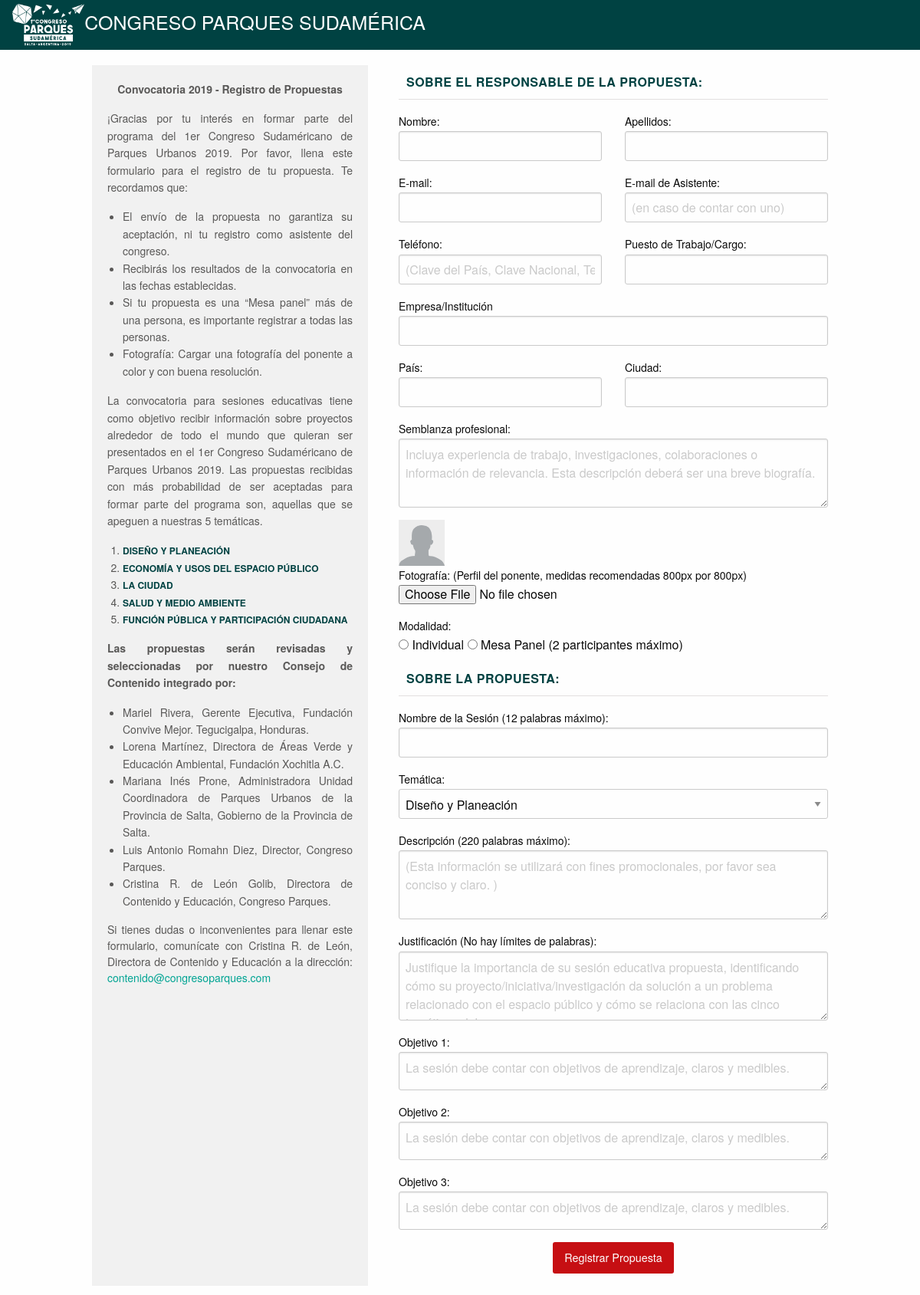
The page /registros/sesionesEducativas.php on the database its author committed.
### tables this page shows
CREATE TABLE IF NOT EXISTS `temas` (
  `id_tema` int(5) NOT NULL AUTO_INCREMENT,
  `tema` varchar(500) NOT NULL,
  `nombre_ing` varchar(500) NOT NULL,
  `descripcion` text,
  `descripcion_ing` text,
  `icono` varchar(200) NOT NULL,
  PRIMARY KEY (`id_tema`)
);

### class/conexion.php (called while the page is built, shortened)
<?php
class Conexion{
  public function __construct(){
    $this->conexion_db = new mysqli(DB_SERVER, DB_USUARIO, DB_CONTRASENA, DB_NOMBRE);
  }
}
 ?>

### class/classEjes.php (called while the page is built, shortened)
<?php
class Temas extends Conexion{
  public function ejesTematicos(){
    $sql= "SELECT * FROM temas WHERE id_tema > 1";
    $sql = $this->conexion_db->query($sql);
    $temas = $sql->fetch_all(MYSQLI_ASSOC);
    return $temas;
  }
}
 ?>

### registros/class/classRegistroPropuesta.php (called while the page is built, shortened)
<?php
class Registro extends Conexion{
  public function desplegarTemas(){
    $sql = $this->conexion_db->query("SELECT * FROM temas WHERE id_tema > 1 AND id_tema < 7");
    $temas = $sql->fetch_all(MYSQLI_ASSOC);
    return $temas;
  }
}
?>

### registros/sesionesEducativas.php (the view, shortened to what this page needs)
<!DOCTYPE html>
<html lang="es" dir="ltr">
  <head>
    <link rel="stylesheet" href="../css/foundation/foundation.css">
    <link rel="stylesheet" href="css/style.css">
    <?php
    require ('../class/conexion.php');
    include ('class/classRegistroPropuesta.php');
    include ('../class/classEjes.php');
    ?>
  </head>
  <body>
    <header>
      <div class="logo-header">
        <a href="https://congresoparques.com/">
          <figure>
            <img src="img/logotipo_congreso_sudamerica_b.png" alt="">
          </figure>
        </a>
      </div>
      <div class="">
        <h4 class="">Congreso Parques Sudamérica</h4>
      </div>
    </header>
    <section class="row container">
      <div class="item instrucciones">
        <p class="text-center"><strong>Convocatoria 2019 - Registro de Propuestas</strong></p>
         <p>¡Gracias por tu interés en formar parte del programa del 1er Congreso Sudaméricano de Parques Urbanos 2019. Por favor, llena este formulario para el registro de tu propuesta. Te recordamos que:</p>
          <ul>
            <li>El envío de la propuesta no garantiza su aceptación, ni tu registro como asistente del congreso.</li>
            <li>Recibirás los resultados de la convocatoria en las fechas establecidas.</li>
            <li>Si tu propuesta es una “Mesa panel” más de una persona, es importante registrar a todas las personas.</li>
            <li>Fotografía: Cargar una fotografía del ponente a color y con buena resolución.</li>
          </ul>
          <p>La convocatoria para sesiones educativas tiene como objetivo recibir información sobre proyectos alrededor de todo el mundo que quieran ser presentados en el 1er Congreso Sudaméricano de Parques Urbanos 2019.
          Las propuestas recibidas con más probabilidad de ser aceptadas para formar parte del programa son, aquellas que se apeguen a nuestras 5 temáticas.
          </p>
          <ol class="listaTemas">
            <?php
            $temas = new Temas();
            $ejesTematicos = $temas->ejesTematicos();
            foreach ($ejesTematicos as $valor) {
              echo "<li><a href='#' data-open='t".$valor['id_tema']."'>".$valor['tema']."</a></li>";
            }
            ?>
          </ol>
          <p><strong>Las propuestas serán revisadas y seleccionadas por nuestro Consejo de Contenido integrado por:</strong></p>
          <ul class="consejo">
            <li>Mariel Rivera, Gerente Ejecutiva, Fundación Convive Mejor. Tegucigalpa, Honduras.</li>
            <li>Lorena Martínez, Directora de Áreas Verde y Educación Ambiental, Fundación Xochitla A.C.</li>
            <li>Mariana Inés Prone, Administradora Unidad Coordinadora de Parques Urbanos de la Provincia de Salta, Gobierno de la Provincia de Salta.</li>
            <li>Luis Antonio Romahn Diez, Director, Congreso Parques.</li>
            <li>Cristina R. de León Golib, Directora de Contenido y Educación, Congreso Parques.</li>
          </ul>
        Si tienes dudas o inconvenientes para llenar este formulario, comunícate con Cristina R. de León, Directora de Contenido y Educación a la dirección: <a href="mailto:contenido@congresoparques.com">contenido@congresoparques.com</a></p>
      </div>
      <div class="item">
        <form class="" action="guardarSesion.php" method="post" enctype="multipart/form-data">
          <fieldset>
            <div class="encabezado">
              Sobre el responsable de la propuesta:
            </div>
          </fieldset>
          <div class="form_autor">
            <div class="row">
              <div class="column medium-6">
                <label for="">Nombre:</label>
                <input type="text" name="Nombre[]" value="" required>
              </div>
              <div class="column medium-6">
                <label for="">Apellidos:</label>
                <input type="text" name="Apellidos[]" value="" required>
              </div>
            </div>
            <div class="row">
              <div class="column medium-6">
                <label for="">E-mail:</label>
                <input type="text" name="Email[]" value="" required>
              </div>
              <div class="column medium-6">
                <label for="">E-mail de Asistente:</label>
                <input type="text" name="EmailAsistente[]" value="" placeholder="(en caso de contar con uno)">
              </div>
            </div>
            <div class="row">
              <div class="column medium-6">
                <label for="">Teléfono:</label>
                <input type="text" name="Telefono[]" value="" placeholder="(Clave del País, Clave Nacional, Teléfono)">
              </div>
              <div class="column medium-6">
                <label for="">Puesto de Trabajo/Cargo:</label>
                <input type="text" name="Cargo[]" value="">
              </div>
            </div>
            <div class="row">
              <div class="column ">
                <label for="">Empresa/Institución</label>
                <input type="text" name="Empresa[]" value="" >
              </div>
            </div>
            <div class="row">
              <div class="column medium-6">
                <label for="">País:</label>
                <input type="text" name="Pais[]" value="" placeholder="" required>
              </div>
              <div class="column medium-6">
                <label for="">Ciudad:</label>
                <input type="text" name="Ciudad[]" value="" placeholder="">
              </div>
            </div>
            <div class="row column">
              <label for="">Semblanza profesional:</label>
              <textarea name="Experiencia[]" rows="3" cols="80" placeholder="Incluya experiencia de trabajo, investigaciones, colaboraciones o información de relevancia. Esta descripción deberá ser una breve biografía."></textarea>
            </div>
            <div class="row column">
              <img src="img/icono_perfil.png" alt="" class="perfil">
              <label for="">Fotografía: (Perfil del ponente, medidas recomendadas 800px por 800px) </label>
              <input type="file" name="fotografia[]" value="" required accept="image/png, .jpeg, .jpg">
            </div>
          </div>
          <div class="row ">
            <div class="column">
              <label for="">Modalidad:</label>
              <input type="radio" name="Modalidad" value="Individual"  id="individual" required> Individual</input>
              <input type="radio" name="Modalidad" value="Mesa Panel" id="mesaPanel" required> Mesa Panel (2 participantes máximo)</input>
            </div>
          </div>
          <div class=" encabezado">
              Sobre la propuesta:
          </div>
          <div class="row column">
            <label for="">Nombre de la Sesión (12 palabras máximo):</label>
            <input type="text" name="Sesion" value="" required>
          </div>
          <div class="row column">
            <label for="">Temática:</label>
            <select class="" name="Tema">
              <?php
              $temas = new Registro();
              $array_temas = $temas->desplegarTemas();
                foreach ($array_temas as $valor) {
                echo "<option value='".$valor['id_tema']."'>".$valor['tema']."</option>";
                }
              ?>
            </select>
          </div>
          <div class="row column">
            <label for="">Descripción (220 palabras máximo):</label>
            <textarea name="Descripcion" rows="3" cols="80" placeholder="(Esta información se utilizará con fines promocionales, por favor sea conciso y claro. )" required></textarea>
          </div>
          <div class="row column">
            <label for="">Justificación (No hay límites de palabras):</label>
            <textarea name="Justificacion" rows="3" cols="80" placeholder="Justifique la importancia de su sesión educativa propuesta, identificando cómo su proyecto/iniciativa/investigación da solución a un problema relacionado con el espacio público y cómo se relaciona con las cinco temáticas del congreso." required></textarea>
          </div>
          <div class="row column">
            <label for="">Objetivo 1:</label>
            <textarea name="Objetivo1" rows="1" cols="80" placeholder="La sesión debe contar con objetivos de aprendizaje, claros y medibles." required></textarea>
          </div>
          <div class="row column">
            <label for="">Objetivo 2:</label>
            <textarea name="Objetivo2" rows="1" cols="80" placeholder="La sesión debe contar con objetivos de aprendizaje, claros y medibles." required></textarea>
          </div>
          <div class="row column">
            <label for="">Objetivo 3:</label>
            <textarea name="Objetivo3" rows="1" cols="80" placeholder="La sesión debe contar con objetivos de aprendizaje, claros y medibles." required></textarea>
          </div>
          <div class="text-center">
            <input type="submit" name="" value="Registrar Propuesta" class="button alert">
          </div>
        </form>
      </div>
    </section>
  </body>
</html>

### registros/css/style.css (style rules this page uses)
header { height: 65px; background-color: #004242; color: #ffffff; margin: 0; display: -webkit-box; display: -ms-flexbox; display: flex; -webkit-box-align: center; -ms-flex-align: center; align-items: center; padding-left: 1em; text-transform: uppercase; }
header figure img { height: 55px; }
.container { display: -ms-grid; display: grid; -ms-grid-columns: 40% 60%; grid-template-columns: 40% 60%; }
.container .item { margin: 20px; }
.container .encabezado { color: #004242; text-transform: uppercase; padding: 10px; font-weight: bold; letter-spacing: .5px; margin-bottom: 1em; border-bottom: 1px solid #e2dfdf; }
.instrucciones { background-color: #f1f1f1; padding: 20px; text-align: justify; font-size: 14px; color: #595857; }
.registrado-nota a, .instrucciones a { color: #00A493; }
ol.listaTemas li a { font-weight: bold; text-transform: uppercase; color: #004242; font-size: 12px; }
img.perfil { height: 60px; }

### rows shown on the page
temas: tema "DISEÑO Y PLANEACIÓN"
temas: tema "ECONOMÍA Y USOS DEL ESPACIO PÚBLICO"
temas: tema "LA CIUDAD"
temas: tema "SALUD Y MEDIO AMBIENTE"
temas: tema "FUNCIÓN PÚBLICA Y PARTICIPACIÓN CIUDADANA"

### other values the page prints
form field Tema "Diseño y Planeación"
